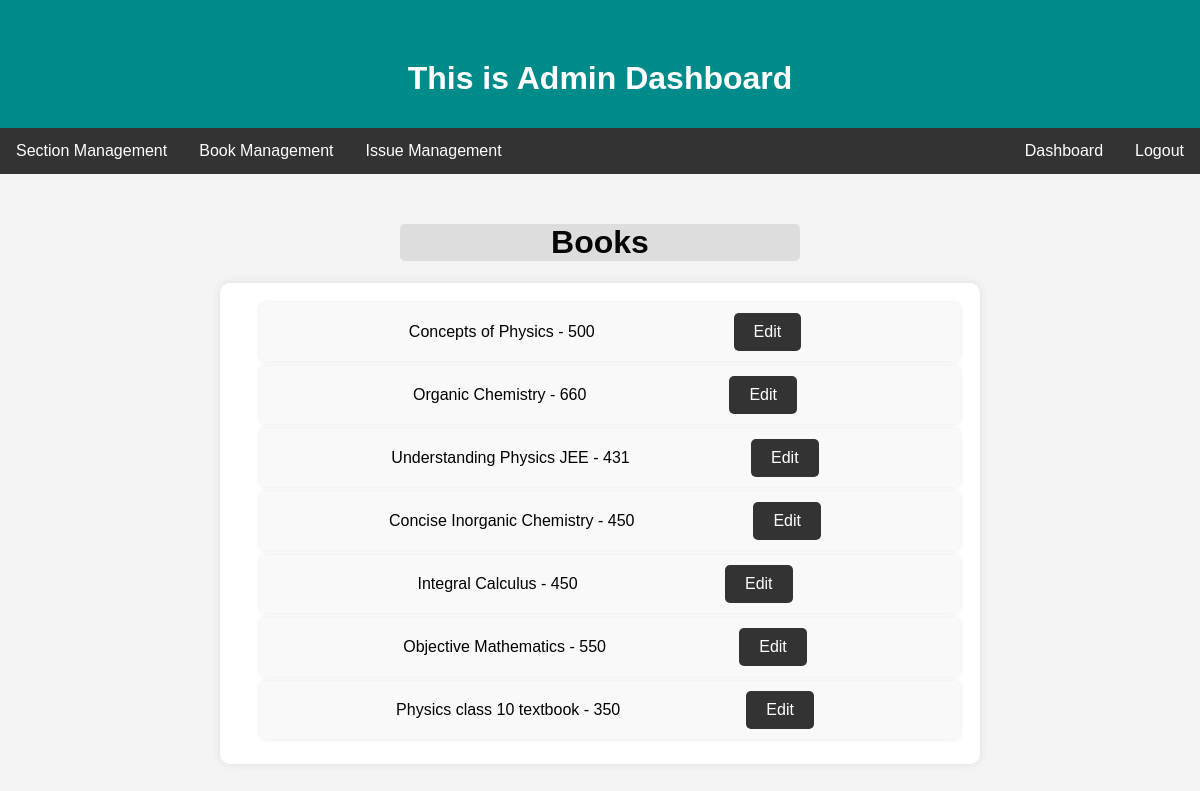
The page /edit_book/get (signed in) on the database its author committed.
### application/models.py (models this page shows, shortened)
class Book(db.Model):
    book_id = db.Column(db.Integer, primary_key=True, autoincrement=True)
    name = db.Column(db.String(80), unique=True, nullable=False)
    section_name = db.Column(db.String(80), nullable=False)
    author_name = db.Column(db.String(80),  nullable=False)
    publisher_name = db.Column(db.String(80), nullable=False)
    description = db.Column(db.String(120), unique=True, nullable=False)
    date_created = db.Column(db.DateTime, nullable=False)
    price = db.Column(db.Integer, nullable=False)
    keywords = db.Column(db.String(80), unique=True, nullable=False)

### application/routes.py (the view)
@app.route('/edit_book/get',methods=['GET','POST'])
def edit_book_get():
    if not session.get('user'):
        return redirect(url_for('login'))
    if session.get('user')['role'] != 'admin':
        return redirect(url_for('login'))
    books=Book.query.all()
    return render_template('edit_book_get.html',books=books)

### templates/edit_book_get.html (shortened to what this page needs)
<!DOCTYPE html>
<html lang="en">
<head>
</head>
<body>
    <header>
        <h1>This is Admin Dashboard</h1>
    </header>
    <nav>
        <div class="dropdown">
            <button class="dropbtn">Section Management</button>
        </div>
        <div class="dropdown">
            <button class="dropbtn">Book Management</button>
        </div>
        <div class="dropdown">
            <button class="dropbtn">Issue Management</button>
        </div>
        <div class="logout"><a href="/logout">Logout</a></div>
        <div class="logout"><a href="/admin">Dashboard</a></div>
    </nav>
    <h1 class="heading">Books</h1>
    <ul>
        {% for book in books %}
            <li>
                {{ book.name }} - {{ book.price }}
                <a class="edit" href="{{ url_for('edit_book', book_id=book.book_id) }}">Edit</a>
            </li>
        {% endfor %}
    </ul>
</body>
</html>

### rows shown on the page
Book: name "Concepts of Physics", price "500"
Book: name "Organic Chemistry", price "660"
Book: name "Understanding Physics JEE", price "431"
Book: name "Concise Inorganic Chemistry", price "450"
Book: name "Integral Calculus", price "450"
Book: name "Objective Mathematics", price "550"
Book: name "Physics class 10 textbook", price "350"
